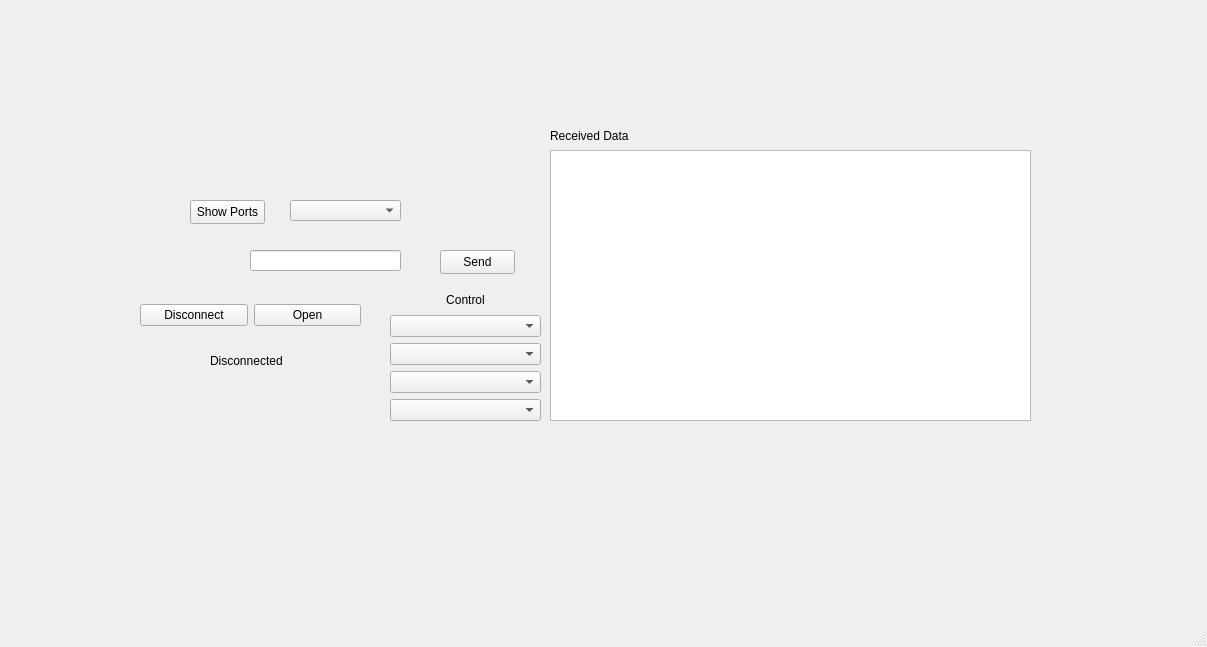
<?xml version="1.0" encoding="UTF-8"?>
<ui version="4.0">
 <class>MainWindow</class>
 <widget class="QMainWindow" name="MainWindow">
  <property name="geometry">
   <rect>
    <x>0</x>
    <y>0</y>
    <width>1207</width>
    <height>647</height>
   </rect>
  </property>
  <property name="maximumSize">
   <size>
    <width>1677</width>
    <height>1677</height>
   </size>
  </property>
  <property name="windowTitle">
   <string>MainWindow</string>
  </property>
  <widget class="QWidget" name="centralwidget">
   <widget class="QPushButton" name="show_ports">
    <property name="geometry">
     <rect>
      <x>190</x>
      <y>200</y>
      <width>75</width>
      <height>24</height>
     </rect>
    </property>
    <property name="text">
     <string>Show Ports</string>
    </property>
   </widget>
   <widget class="QComboBox" name="Comports">
    <property name="geometry">
     <rect>
      <x>290</x>
      <y>200</y>
      <width>111</width>
      <height>21</height>
     </rect>
    </property>
   </widget>
   <widget class="QPushButton" name="btn_send">
    <property name="geometry">
     <rect>
      <x>440</x>
      <y>250</y>
      <width>75</width>
      <height>24</height>
     </rect>
    </property>
    <property name="text">
     <string>Send</string>
    </property>
   </widget>
   <widget class="QLineEdit" name="line_message">
    <property name="geometry">
     <rect>
      <x>250</x>
      <y>250</y>
      <width>151</width>
      <height>21</height>
     </rect>
    </property>
   </widget>
   <widget class="QListWidget" name="lst_data">
    <property name="geometry">
     <rect>
      <x>550</x>
      <y>150</y>
      <width>481</width>
      <height>271</height>
     </rect>
    </property>
   </widget>
   <widget class="QWidget" name="verticalLayoutWidget">
    <property name="geometry">
     <rect>
      <x>390</x>
      <y>290</y>
      <width>151</width>
      <height>131</height>
     </rect>
    </property>
    <layout class="QVBoxLayout" name="ControllerPanel">
     <item>
      <widget class="QLabel" name="label">
       <property name="text">
        <string>Control</string>
       </property>
       <property name="alignment">
        <set>Qt::AlignmentFlag::AlignCenter</set>
       </property>
      </widget>
     </item>
     <item>
      <widget class="QComboBox" name="BaudRateBox"/>
     </item>
     <item>
      <widget class="QComboBox" name="StopBitComb_Box"/>
     </item>
     <item>
      <widget class="QComboBox" name="ParityBit_Comb_Box"/>
     </item>
     <item>
      <widget class="QComboBox" name="DataBits_CombBox"/>
     </item>
    </layout>
   </widget>
   <widget class="QLabel" name="label_2">
    <property name="geometry">
     <rect>
      <x>550</x>
      <y>120</y>
      <width>101</width>
      <height>31</height>
     </rect>
    </property>
    <property name="text">
     <string>Received Data</string>
    </property>
   </widget>
   <widget class="QWidget" name="horizontalLayoutWidget">
    <property name="geometry">
     <rect>
      <x>140</x>
      <y>300</y>
      <width>221</width>
      <height>31</height>
     </rect>
    </property>
    <layout class="QHBoxLayout" name="horizontalLayout">
     <item>
      <widget class="QPushButton" name="btn_Disconnect">
       <property name="text">
        <string>Disconnect</string>
       </property>
      </widget>
     </item>
     <item>
      <widget class="QPushButton" name="open_port">
       <property name="text">
        <string>Open</string>
       </property>
      </widget>
     </item>
    </layout>
   </widget>
   <widget class="QLabel" name="lb_Btn_Status">
    <property name="geometry">
     <rect>
      <x>210</x>
      <y>340</y>
      <width>111</width>
      <height>41</height>
     </rect>
    </property>
    <property name="text">
     <string>Disconnected</string>
    </property>
   </widget>
  </widget>
  <widget class="QMenuBar" name="menubar">
   <property name="geometry">
    <rect>
     <x>0</x>
     <y>0</y>
     <width>1207</width>
     <height>22</height>
    </rect>
   </property>
  </widget>
  <widget class="QStatusBar" name="statusbar"/>
 </widget>
 <resources/>
 <connections/>
</ui>
